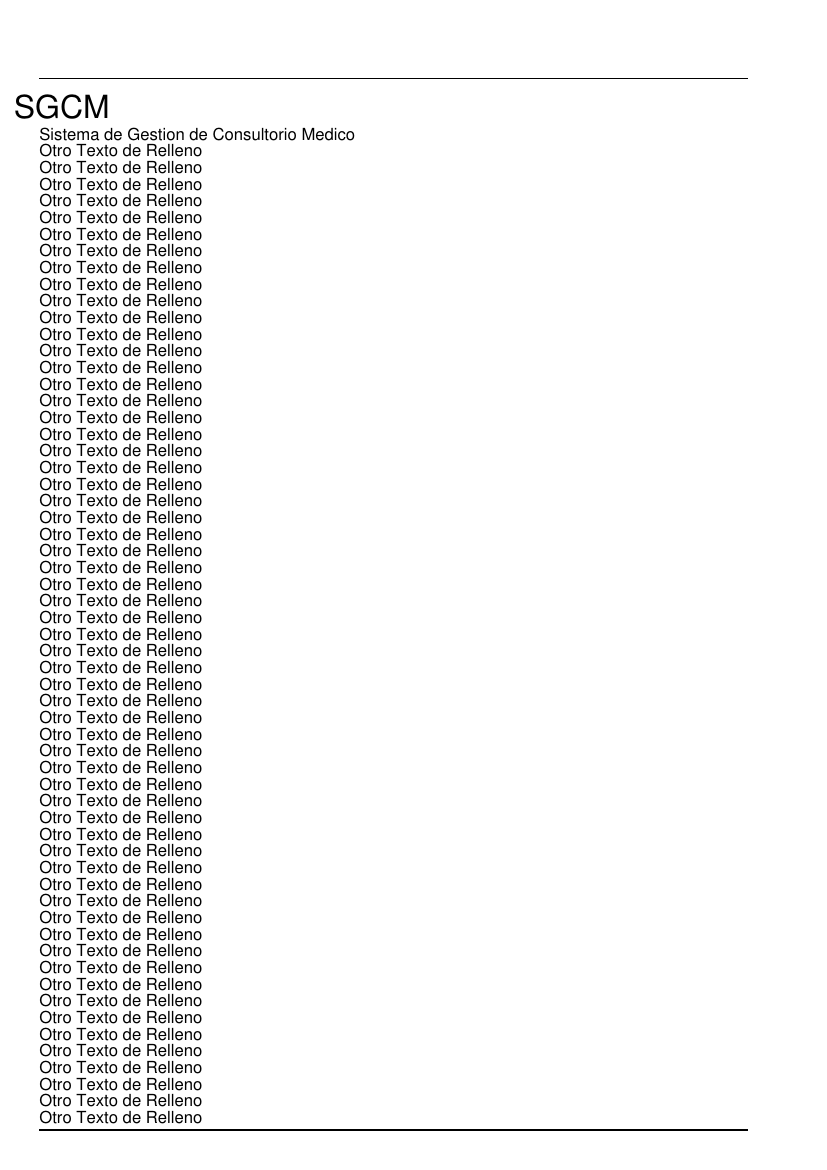

Source code (Python):

import reportlab

from reportlab.pdfgen import canvas
from reportlab.lib.pagesizes import A4
from reportlab.lib.units import cm


from report_globals import *



def main():
    w,h = A4 # 595x842 pt aprox
    print A4, cm
    canva = canvas.Canvas("test.pdf", pagesize=A4)
    #canva.translate(cm, cm)

    y_disp = y_rest #alto disponible


    canva.line(m_left, m_top, m_right, m_top)
    canva.line(m_left, m_bottom, m_right, m_bottom)
    canva.setFont("Helvetica", H2)
    canva.drawString(m_left, y_disp, "SGCM")
    y_disp = y_disp - H2 + 7
    canva.setFont("Helvetica", P)
    canva.drawString(m_left, y_disp, "Sistema de Gestion de Consultorio Medico")

    while (y_disp-P) > m_bottom:
        y_disp = y_disp - P    
        canva.drawString(m_left, y_disp, "Otro Texto de Relleno ")
    
    #canva.line(m_left, m_top, m_left, m_bottom)

    canva.save()


main()
